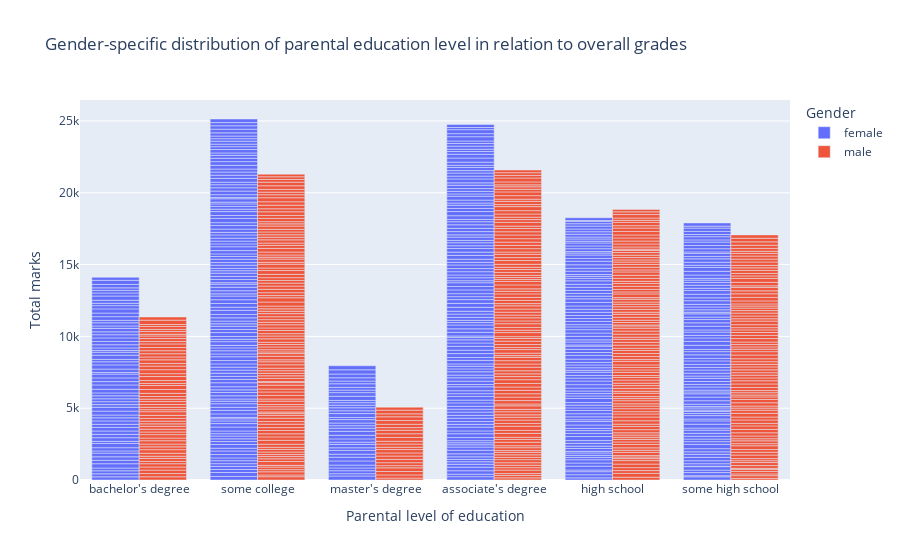

Notebook code for this chart:
### Code cell
fig = px.bar(df, x='parental level of education',y='total marks', barmode='group', color="gender", title="Gender-specific distribution of parental education level in relation to overall grades",
            labels={
                     "total marks": "Total marks",
                     "parental level of education": "Parental level of education",
                     "count": "Count",
                     "gender": "Gender"
                 }
            )
fig.show()

### Figure 1 — Plotly figure (JSON) as saved in the notebook; plotly's stock layout.template omitted (floating-point values rounded to 4 significant figures; data arrays with more than 128 entries replaced by an {"elided": "..."} marker saying what was removed)
{"data": [{"alignmentgroup": "True", "hovertemplate": "Gender=female<br>Parental level of education=%{x}<br>Total marks=%{y}<extra></extra>", "legendgroup": "female", "marker": {"color": "#636efa", "pattern": {"shape": ""}}, "name": "female", "offsetgroup": "female", "orientation": "v", "showlegend": true, "textposition": "auto", "type": "bar", "x": {"elided": "518 str values"}, "xaxis": "x", "y": {"elided": "518 int values"}, "yaxis": "y"}, {"alignmentgroup": "True", "hovertemplate": "Gender=male<br>Parental level of education=%{x}<br>Total marks=%{y}<extra></extra>", "legendgroup": "male", "marker": {"color": "#EF553B", "pattern": {"shape": ""}}, "name": "male", "offsetgroup": "male", "orientation": "v", "showlegend": true, "textposition": "auto", "type": "bar", "x": {"elided": "482 str values"}, "xaxis": "x", "y": {"elided": "482 int values"}, "yaxis": "y"}], "layout": {"barmode": "group", "legend": {"title": {"text": "Gender"}, "tracegroupgap": 0}, "title": {"text": "Gender-specific distribution of parental education level in relation to overall grades"}, "xaxis": {"anchor": "y", "domain": [0, 1], "title": {"text": "Parental level of education"}}, "yaxis": {"anchor": "x", "domain": [0, 1], "title": {"text": "Total marks"}}}}
